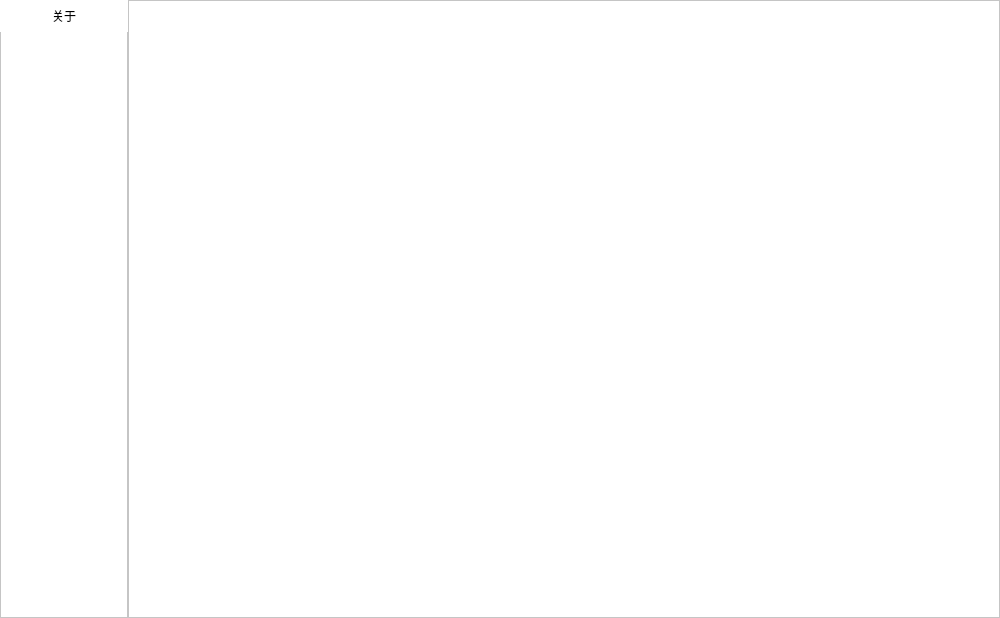
<?xml version="1.0" encoding="UTF-8"?>
<ui version="4.0">
    <class>More</class>
    <widget class="QWidget" name="More">
        <property name="geometry">
            <rect>
                <x>0</x>
                <y>0</y>
                <width>1000</width>
                <height>618</height>
            </rect>
        </property>
        <property name="windowTitle">
            <string>More</string>
        </property>
        <property name="styleSheet">
            <string notr="true">QWidget#More
                {
                background-color:white
                }
            </string>
        </property>
        <widget class="QFrame" name="frame_name">
            <property name="geometry">
                <rect>
                    <x>0</x>
                    <y>0</y>
                    <width>128</width>
                    <height>618</height>
                </rect>
            </property>
            <property name="styleSheet">
                <string notr="true">QFrame#frame_name
                    {
                    background-color:white
                    }
                </string>
            </property>
            <property name="frameShape">
                <enum>QFrame::StyledPanel</enum>
            </property>
            <property name="frameShadow">
                <enum>QFrame::Raised</enum>
            </property>
            <widget class="QPushButton" name="pushButton_about">
                <property name="geometry">
                    <rect>
                        <x>0</x>
                        <y>0</y>
                        <width>128</width>
                        <height>32</height>
                    </rect>
                </property>
                <property name="contextMenuPolicy">
                    <enum>Qt::CustomContextMenu</enum>
                </property>
                <property name="styleSheet">
                    <string notr="true">QPushButton#pushButton_about
                        {
                        border:0px solid rgb(16,124,16);
                        background-color:white
                        }
                        QPushButton#pushButton_about:hover
                        {
                        border:2px solid rgb(16,124,16);
                        border-color:green
                        }
                        QPushButton#pushButton_about:pressed
                        {
                        background-color:rgb(195, 195, 195)
                        }
                    </string>
                </property>
                <property name="text">
                    <string>关于</string>
                </property>
            </widget>
        </widget>
        <widget class="QFrame" name="frame_content">
            <property name="geometry">
                <rect>
                    <x>128</x>
                    <y>0</y>
                    <width>872</width>
                    <height>618</height>
                </rect>
            </property>
            <property name="styleSheet">
                <string notr="true">QFrame#frame_content
                    {
                    background-color:white
                    }
                </string>
            </property>
            <property name="frameShape">
                <enum>QFrame::StyledPanel</enum>
            </property>
            <property name="frameShadow">
                <enum>QFrame::Raised</enum>
            </property>
        </widget>
    </widget>
    <resources/>
    <connections/>
</ui>
